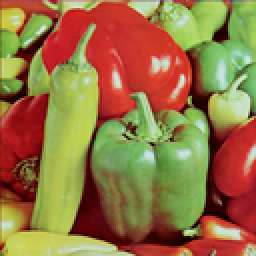
%> input picture 3.png, 128 x 128 px, shrunk from 512 x 512 before the run (shown 2 times larger)
$ octave otsu.m   (GNU Octave 9; MATLAB toolbox functions it lacks are replaced by stand-ins)
%> lines starting %> are read from the running program, lines starting %| are printed output that depends on the picture; in (x1, y1, x2, y2) boxes, pixels count from 0 and x2, y2 are one past the last pixel; in counts of white or black regions, pixels touching at a corner belong together; the program's own positions count from 1
clear; clc;

%% OTSU
I=rgb2gray(imread('3.png'));
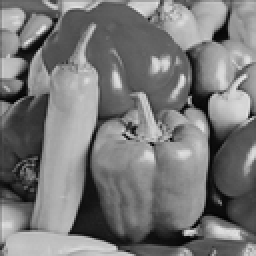
%> I: size 128x128 uint8 (shown 2 times larger); min 2, max 232, mean 120.4
subplot(2, 2, 1)
imshow(I);
title('原图');

subplot(2,2,4);
imhist(I);
title('灰度直方图');

T = Otsu(double(I));     %使用大津法计算阈值
%> in Otsu, `T = min(A(:)):max(A(:));`: T = 231 values from 2 to 232
%> the loop in Otsu, `for i = 1 : length(T)` made 231 passes
%> (wf, wb, uf, ub) on passes 1 to 3: (1, 6.1e-05, 120.4, 2), (1, 0.000183, 120.4, 2.67), (0.999, 0.000549, 120.5, 3.56)
%> in Otsu, `[~, index] = max(d);`: index = 119
%> in Otsu, `value = T(index);`: value = 120
%> T = 120


[m,n] = size(I);
%> m = 128; n = 128
for i = 1:m*n
    if I(i) <= T
        I(i) = 0;
    else
        I(i) = 255;
    end
end
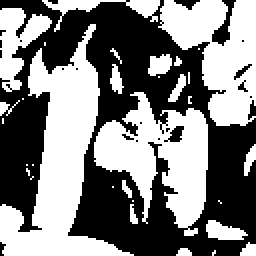
%> I: size 128x128 uint8 (shown 2 times larger); 50.1% white; 22 black regions (16 under 20 px), largest, box (x1, y1, x2, y2) and area: (0, 0, 128, 128) 7885, (106, 0, 118, 23) 105, (82, 63, 92, 71) 44, (87, 0, 100, 5) 34, (117, 32, 126, 40) 23, (124, 50, 128, 60) 23


%% 迭代法
subplot(2, 2, 2)
imshow(uint8(I));
title('OTSU');


A = rgb2gray(imread('3.png'));

t = repeat(A);
%> in repeat, `t = mean2(double(A));`: t = 120.4
%> the loop in repeat, `while true` made 2 passes
%> (t1, t) on pass 1: (120.3, 120.3)
%> t1 on pass 2: 120.3
%> t = 120.3

[m,n] = size(A);
for i = 1:m*n
    if A(i) < t
        A(i) = 0;
    else
        A(i) = 255;
    end
end
subplot(2,2,3);
imshow(uint8(A));
title('迭代法');
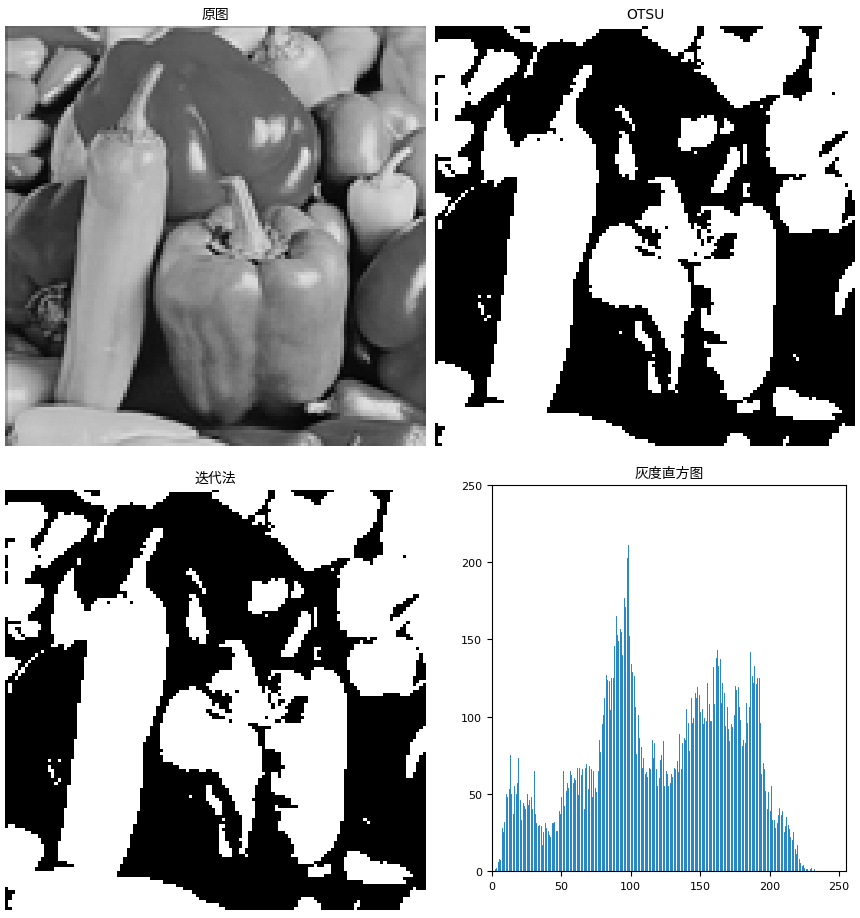
%> figure redrawn from the program's plot data, 4 panels


function value = Otsu(A)

T = min(A(:)):max(A(:));
d = zeros(size(T));
[m, n] = size(A);
total = m*n;

for i = 1 : length(T)

    iFg = 0;          % 前景
    iBg = 0;          % 背景
    FgSum = 0;    % 前景灰度和
    BgSum = 0;    % 背景灰度和
    for j = 1 : m
        for k = 1 : n
            temp = A(j, k);
            if temp > T(i)
                iFg = iFg + 1;
                FgSum = FgSum + temp;
            else
                iBg = iBg + 1;
                BgSum = BgSum + temp;
            end
        end
    end
    wf = iFg/total;     % 前景比例
    wb = iBg/total;     % 背景比例
    uf = FgSum/iFg;     % 前景灰度平均值
    ub = BgSum/iBg;     % 背景灰度平均值
    d(i) = wf*wb*(uf - ub)*(uf - ub);     % 计算方差
end
[~, index] = max(d);             % 最大值下标
value = T(index);

end

function t = repeat(A)
t = mean2(double(A));

while true
    t1 = 0.5*(mean(A(A>t))+mean(A(A<t)));
    if abs(t - t1)<1e-11
        break
    end
    t = t1;
end

end
